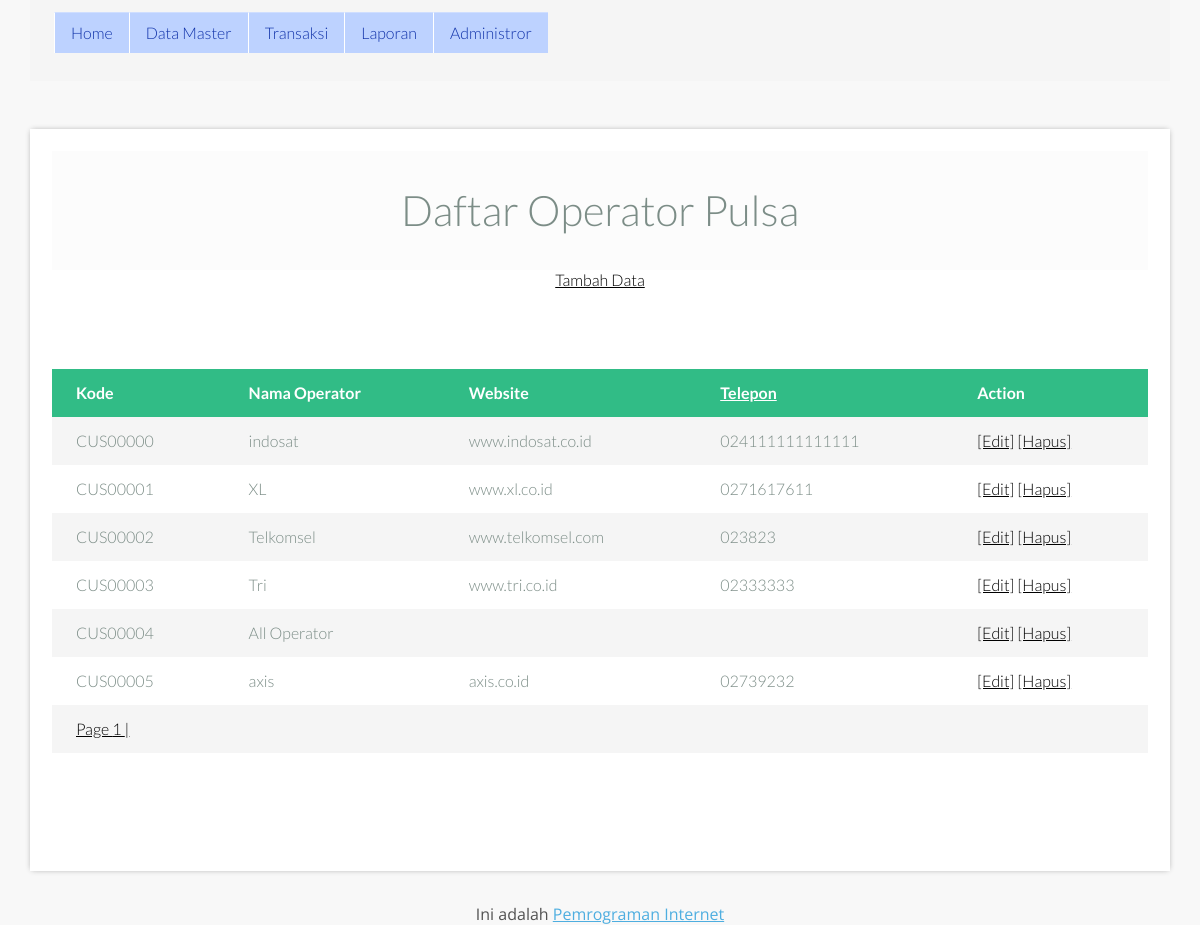
Screenshot of /index.php?page=view_operatorpulsa (signed in) with the database file from the repository.
### tables this page shows
CREATE TABLE IF NOT EXISTS `operatorpulsa` (
  `Kodeoper` varchar(10) NOT NULL,
  `Nama` varchar(40) NOT NULL,
  `Alamat` varchar(50) NOT NULL,
  `Telepon` varchar(15) NOT NULL,
  `HP` varchar(15) NOT NULL,
  `NoKTP` varchar(20) NOT NULL,
  `KK` varchar(20) NOT NULL,
  `SlipGaji` double NOT NULL,
  `Keterangan` varchar(50) NOT NULL,
  PRIMARY KEY (`Kodeoper`)
);

### page/view_operatorpulsa.php (the view, shortened to what this page needs)
<?php
	$halaman = get_Halaman("operatorpulsa");
	$hal = get_NomorHalaman($_GET['hal']);
$query = mysql_query("select * from operatorpulsa LIMIT $hal , 10");
?>
<!DOCTYPE html>
<html lang="en" class="no-js">
	<head>
		<link rel="stylesheet" type="text/css" href="css/normalize.css" />
		<link rel="stylesheet" type="text/css" href="css/demo.css" />
		<link rel="stylesheet" type="text/css" href="css/component.css" />
	</head>
	<body>
		<div class="container">
			<header>
				<h1>Daftar Operator Pulsa</h1>
			</header>
			<a style='color:black' href='index.php?page=input_operatorpulsa'>Tambah Data</a>
			<div class="component">
				<table>
					<thead>
						<tr>
							<th>Kode</th>
							<th>Nama Operator</th>
							<th>Website</th>
							<th><a href='index.php?page=view_operatorpulsa&by=Harga&short=<?php echo $short; ?>'>Telepon</a></th>
							<th>Action</th>
						</tr>
					</thead>
					<tbody>
					<?php
while($data = mysql_fetch_array($query)){
  echo "<tr><td class='user-name'>$data[Kodeoper]</td><td class='user-email'>$data[Nama]</td><td class='user-phone'>$data[Alamat]</td><td class='user-mobile'>$data[Telepon]</td>
  <td class='edit'><a style='color:black' href='?page=view_operatorpulsa&edit=true&id=$data[Kodeoper]'>
			[Edit]</a>
			<a style='color:black' href=proses.php?tipe=hapusoperatorpulsa&id='$data[Kodeoper]' onclick='return confirm(\"Hapus $data[Merk] dengan Kode Nominal Pulsa $data[Kodeoper] ?\")'>[Hapus]</a></td>
  </tr>";
}
?>
<tr>
<td colspan="9" class="tr_grid">
<?php
for($i=1; $i <= $halaman; $i++){
	echo "<a style='color:black' href='?page=view_operatorpulsa&hal=$i'>Page $i |</a> &nbsp;";
}
?>
					</tbody>
				</table>
		</div>
	</body>
</html>

### css/style2.css (style rules this page uses)
html,body,div,span,applet,object,iframe,h1,h2,h3,h4,h5,h6,p,blockquote,pre,a,abbr,acronym,address,big,cite,code,del,dfn,em,img,ins,kbd,q,s,samp,small,strike,strong,sub,sup,tt,var,b,u,i,dl,dt,dd,ol,nav ul,nav li,fieldset,form,label,legend,table,caption,tbody,tfoot,thead,tr,th,article,aside,canvas,details,embed,figure,figcaption,footer,header,hgroup,menu,nav,output,ruby,section,summary,time,mark,audio,video { margin:0;padding:0;border:0;font-size:100%;font:inherit;vertical-align:baseline; }
article, aside, details, figcaption, figure,footer, header, hgroup, menu, nav, section { display: block; }
table { border-collapse:collapse;border-spacing:0; }
a { text-decoration:none; }
body { font-family: 'Open Sans', sans-serif; background: url(../images/bg.jpg) no-repeat #fff; background-repeat: no-repeat; background-attachment: fixed; background-position: center; background-size: cover; font-weight: 300; }

### css/demo.css (style rules this page uses)
*, *:after, *:before { -webkit-box-sizing: border-box; -moz-box-sizing: border-box; box-sizing: border-box; }
body { font-family: 'Lato', Arial, sans-serif; color: #7c8d87; background: #f8f8f8; }
a { color: #fff; text-decoration: underline; }
.container > header { margin: 0 auto; padding: 2em; text-align: center; background: rgba(0,0,0,0.01); }
.container > header h1 { font-size: 2.625em; line-height: 1.3; margin: 0; font-weight: 300; }

### css/component.css (style rules this page uses)
.component { line-height: 1.5em; margin: 0 auto; padding: 2em 0 3em; width: 100%; overflow: hidden; }
table { border-collapse: collapse; margin-bottom: 3em; width: 100%; background: #fff; }
td, th { padding: 0.75em 1.5em; text-align: left; }
th { background-color: #31bc86; font-weight: bold; color: #fff; white-space: nowrap; }
tbody tr:nth-child(2n-1) { background-color: #f5f5f5; transition: all .125s ease-in-out; }
.sticky-wrap td, .sticky-wrap th { box-sizing: border-box; }
td.user-name { text-transform: capitalize; }

### rows the page displays
operatorpulsa: Kodeoper "CUS00000", Nama "indosat", Alamat "www.indosat.co.id", Telepon "024111111111111"
operatorpulsa: Kodeoper "CUS00001", Nama "XL", Alamat "www.xl.co.id", Telepon "0271617611"
operatorpulsa: Kodeoper "CUS00002", Nama "Telkomsel", Alamat "www.telkomsel.com", Telepon "023823"
operatorpulsa: Kodeoper "CUS00003", Nama "Tri", Alamat "www.tri.co.id", Telepon "02333333"
operatorpulsa: Kodeoper "CUS00004", Nama "All Operator"
operatorpulsa: Kodeoper "CUS00005", Nama "axis", Alamat "axis.co.id", Telepon "02739232"
